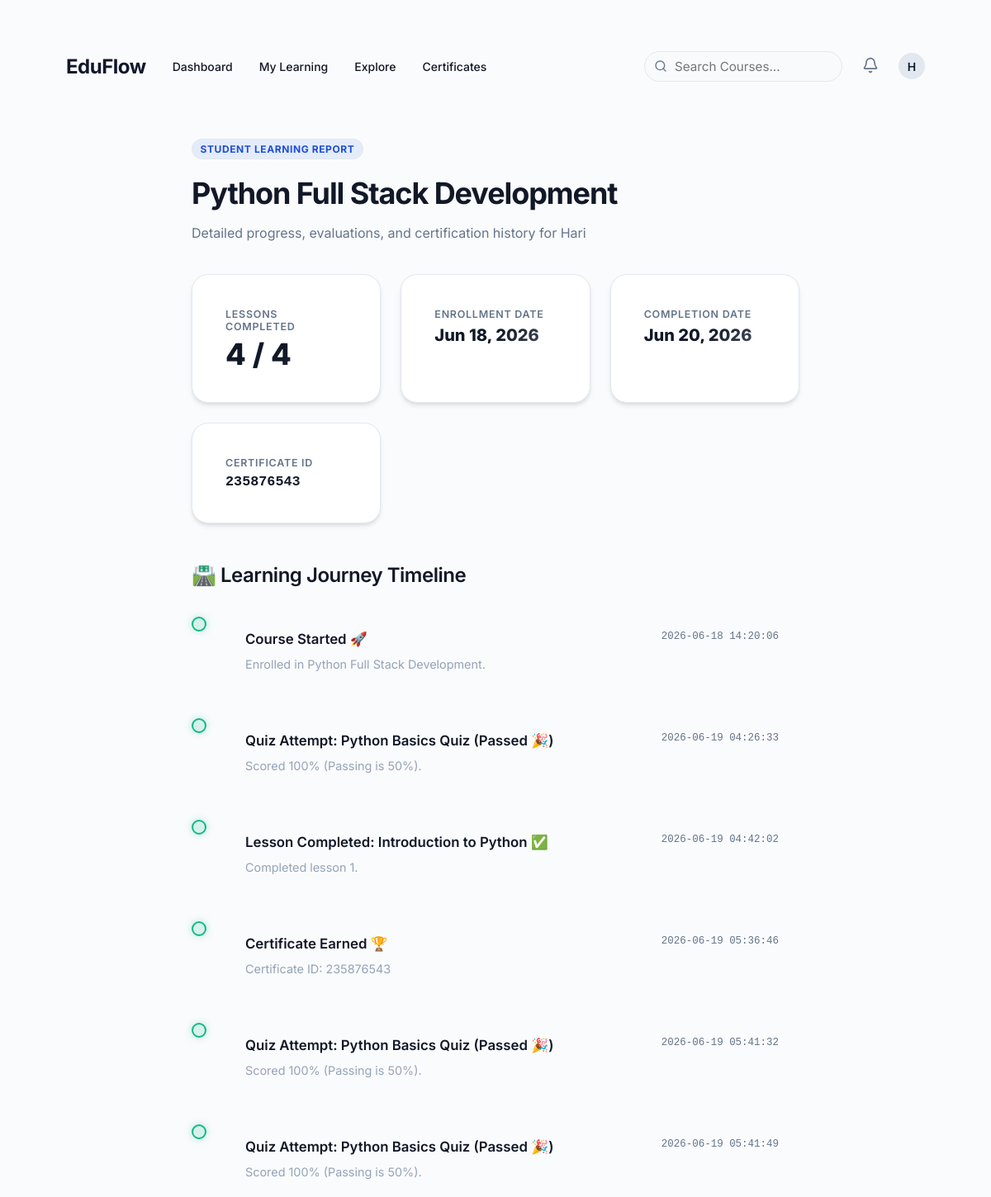
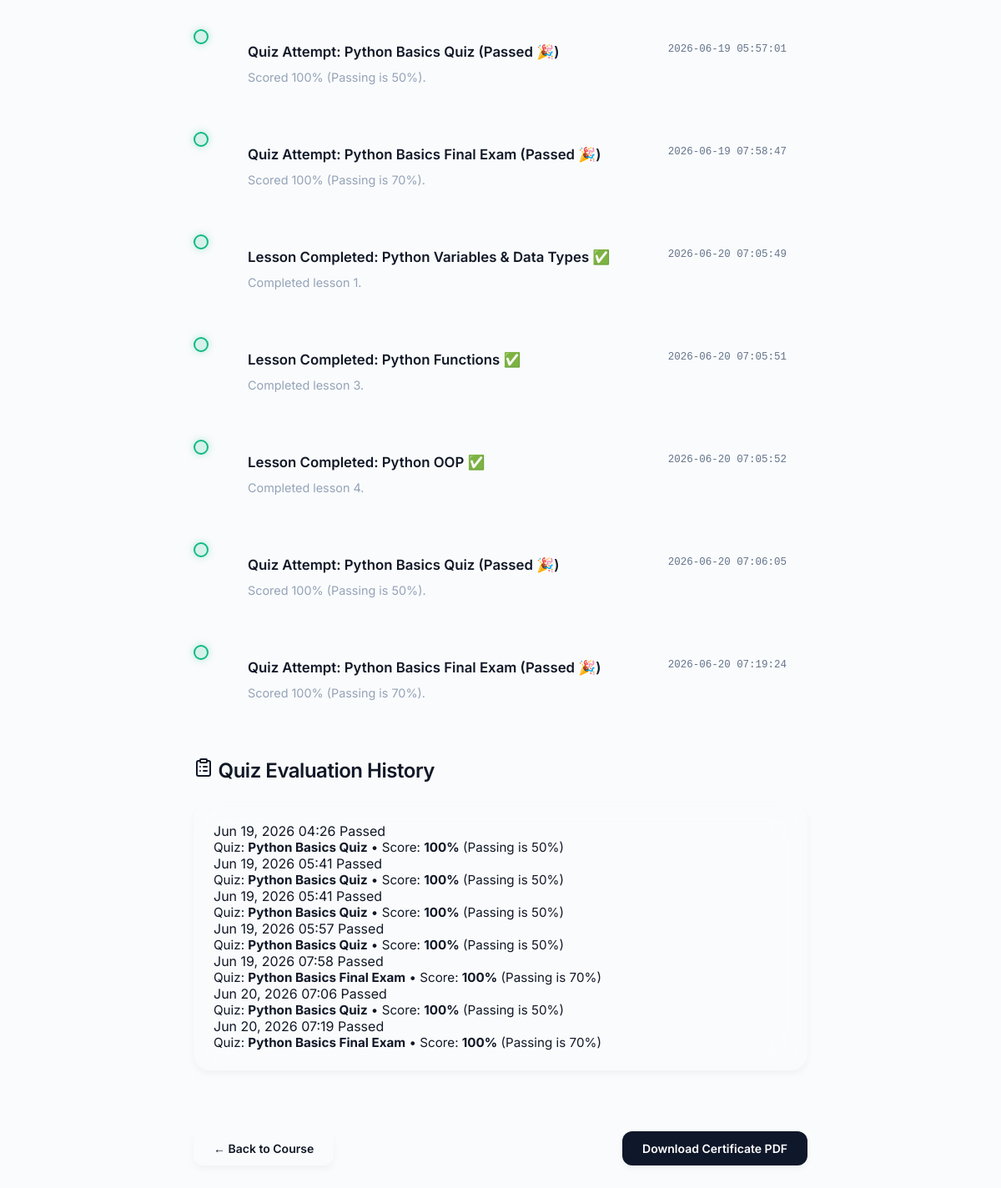
The page /certificates/report/1/ (signed in) on the database its author committed (2 pictures, top to bottom).
### accounts/models.py (models this page shows, shortened)
class User(AbstractUser):
    email = models.EmailField(unique=True)
    is_student = models.BooleanField(default=True)
    is_instructor = models.BooleanField(default=False)

### courses/models.py (models this page shows, shortened)
class Course(models.Model):
    category = models.ForeignKey(
        Category,
        on_delete=models.SET_NULL,
        null=True,
        blank=True,
        related_name="courses"
    )
    tags = models.ManyToManyField(
        Tag,
        blank=True,
        related_name="courses"
    )
    skills = models.ManyToManyField(
        'paths.Skill',
        blank=True,
        related_name='courses'
    )
    cover_image = models.ImageField(upload_to="course_covers/", null=True, blank=True, validators=[validate_image_upload])
    level = models.CharField(max_length=20, choices=[('BEGINNER', 'Beginner'), ('INTERMEDIATE', 'Intermediate'), ('ADVANCED', 'Advanced')], default="BEGINNER")
    title = models.CharField(max_length=200)
    description = models.TextField()
    thumbnail = models.ImageField(
        upload_to="course_thumbnails/",
        blank=True,
        null=True,
        validators=[
            FileValidator(
                allowed_extensions=['.png', '.jpg', '.jpeg', '.webp'],
                allowed_mimetypes=['image/png', 'image/jpeg', 'image/webp'],
                max_size=2 * 1024 * 1024
            )
        ]
    )
    created_at = models.DateTimeField(
        auto_now_add=True
    )
    updated_at = models.DateTimeField(
        auto_now=True
    )
    is_featured = models.BooleanField(
        default=False
    )

### enrollments/models.py (models this page shows, shortened)
class Enrollment(models.Model):
    student = models.ForeignKey(
        settings.AUTH_USER_MODEL,
        on_delete=models.CASCADE
    )
    course = models.ForeignKey(
        Course,
        on_delete=models.CASCADE
    )
    enrolled_at = models.DateTimeField(
        auto_now_add=True,
        db_index=True
    )
    is_active = models.BooleanField(
        default=True
    )
    class Meta:
        unique_together = ("student", "course")
        indexes = [
            models.Index(fields=["student", "course"]),
        ]

### progress/models.py (models this page shows, shortened)
class CourseCompletion(models.Model):
    student = models.ForeignKey(
        User,
        on_delete=models.CASCADE,
        related_name="course_completions"
    )
    course = models.ForeignKey(
        "courses.Course",
        on_delete=models.CASCADE,
        related_name="completions"
    )
    completed_at = models.DateTimeField(auto_now_add=True)
    class Meta:
        unique_together = ("student", "course")

class LessonProgress(models.Model):
    student = models.ForeignKey(
        User,
        on_delete=models.CASCADE
    )
    material = models.ForeignKey(
        Material,
        on_delete=models.CASCADE
    )
    completed = models.BooleanField(
        default=False
    )
    completed_at = models.DateTimeField(
        null=True,
        blank=True
    )
    class Meta:
        unique_together = (
            "student",
            "material"
        )

### certificates/models.py (models this page shows, shortened)
class Certificate(models.Model):
    student = models.ForeignKey(
        settings.AUTH_USER_MODEL,
        on_delete=models.CASCADE,
        related_name="certificates"
    )
    course = models.ForeignKey(
        Course,
        on_delete=models.CASCADE
    )
    certificate_id = models.CharField(
        max_length=50,
        unique=True
    )
    issued_at = models.DateTimeField(
        auto_now_add=True,
        db_index=True
    )
    class Meta:
        unique_together = (
            "student",
            "course"
        )

### quizzes/models.py (models this page shows, shortened)
class QuizAttempt(models.Model):
    student = models.ForeignKey(
        settings.AUTH_USER_MODEL,
        on_delete=models.CASCADE
    )
    quiz = models.ForeignKey(
        Quiz,
        on_delete=models.CASCADE
    )
    score = models.PositiveIntegerField(
        default=0
    )
    passed = models.BooleanField(
        default=False
    )
    attempted_at = models.DateTimeField(
        auto_now_add=True
    )
    class Meta:
        indexes = [
            models.Index(fields=["student", "passed"]),
            models.Index(fields=["quiz", "-attempted_at"]),
        ]

class Quiz(models.Model):
    course = models.ForeignKey(
        Course,
        on_delete=models.CASCADE,
        related_name="quizzes"
    )
    title = models.CharField(max_length=200)
    description = models.TextField(
        blank=True,
        null=True
    )
    passing_score = models.PositiveIntegerField(
        default=50
    )
    created_at = models.DateTimeField(
        auto_now_add=True
    )

### certificates/views.py (the view, shortened to what this page needs)
@login_required
def student_learning_report(request, course_id):
    from django.utils import timezone
    from django.shortcuts import redirect
    from courses.models import Course
    from enrollments.models import Enrollment
    from quizzes.models import QuizAttempt
    from progress.models import LessonProgress, CourseCompletion
    from monitoring.utils import log_audit, get_client_ip
    from utils.security import user_is_enrolled
    from materials.models import Material
    course = get_object_or_404(Course, id=course_id)
    enrollment = Enrollment.objects.filter(student=request.user, course=course).first()
    enrolled_at = enrollment.enrolled_at if enrollment else None
    lesson_progresses = LessonProgress.objects.filter(
        student=request.user,
        material__course=course,
        completed=True
    ).select_related("material").order_by("completed_at")
    quiz_attempts = QuizAttempt.objects.filter(
        student=request.user,
        quiz__course=course
    ).select_related("quiz").order_by("attempted_at")
    certificate = Certificate.objects.filter(student=request.user, course=course).first()
    completion = CourseCompletion.objects.filter(student=request.user, course=course).first()
    completed_at = completion.completed_at if completion else (certificate.issued_at if certificate else None)
    log_audit(
        user=request.user,
        action="REPORT_VIEWED",
        object_type="Report",
        object_id=course.id,
        details=f"Viewed learning report for course {course.title}",
        ip_address=get_client_ip(request)
    )
    timeline = []
    if enrolled_at:
        timeline.append({
            "title": "Course Started 🚀",
            "date": enrolled_at,
            "description": f"Enrolled in {course.title}.",
            "completed": True
        })
    for lp in lesson_progresses:
        timeline.append({
            "title": f"Lesson Completed: {lp.material.title} ✅",
            "date": lp.completed_at,
            "description": f"Completed lesson {lp.material.order}.",
            "completed": True
        })
    for qa in quiz_attempts:
        status = "Passed 🎉" if qa.passed else "Failed ✗"
        timeline.append({
            "title": f"Quiz Attempt: {qa.quiz.title} ({status})",
            "date": qa.attempted_at,
            "description": f"Scored {qa.score}% (Passing is {qa.quiz.passing_score}%).",
            "completed": qa.passed
        })
    if certificate:
        timeline.append({
            "title": "Certificate Earned 🏆",
            "date": certificate.issued_at,
            "description": f"Certificate ID: {certificate.certificate_id}",
            "completed": True
        })
    timeline.sort(key=lambda x: x["date"] if x["date"] else timezone.now())
    return render(
        request,
        "reports/student_learning_report.html",
        {
            "course": course,
            "certificate": certificate,
            "timeline": timeline,
            "completed_lessons": len(lesson_progresses),
            "total_lessons": Material.objects.filter(course=course).count(),
            "enrolled_at": enrolled_at,
            "completed_at": completed_at,
            "quiz_attempts": quiz_attempts,
        }
    )

### templates/reports/student_learning_report.html (shortened to what this page needs)
{% extends "base.html" %}
{% load static %}
{% block body_class %}page-standard{% endblock %}
{% block content %}
<div class="report-wrap">
    <div style="margin-bottom: 2.5rem;">
        <span class="badge badge-pill" style="margin-bottom: 1.25rem;">Student Learning Report</span>
        <h1 class="heading-gradient" style="font-size: 2.25rem; font-weight: 700; letter-spacing: -0.03em; line-height: 1.2; margin-bottom: 1rem;">
            {{ course.title }}
        </h1>
        <p class="text-muted">Detailed progress, evaluations, and certification history for {{ request.user.username|capfirst }}</p>
    </div>
    <div class="stats-grid" style="margin-bottom: 3rem;" role="region" aria-label="Learning metrics summary">
        <div class="stat-card">
            <p class="stat-label">Lessons Completed</p>
            <p class="stat-value">{{ completed_lessons }} / {{ total_lessons }}</p>
        </div>
        <div class="stat-card">
            <p class="stat-label">Enrollment Date</p>
            <p class="stat-value" style="font-size: 1.25rem;">{{ enrolled_at|date:"M d, Y"|default:"N/A" }}</p>
        </div>
        <div class="stat-card">
            <p class="stat-label">Completion Date</p>
            <p class="stat-value" style="font-size: 1.25rem;">{{ completed_at|date:"M d, Y"|default:"In Progress" }}</p>
        </div>
        <div class="stat-card">
            <p class="stat-label">Certificate ID</p>
            <p class="stat-value" style="font-size: 1.05rem; font-family: monospace; word-break: break-all;">
                {{ certificate.certificate_id|default:"Not Earned" }}
            </p>
        </div>
    </div>
    <section style="margin-bottom: 3rem;" aria-labelledby="timeline-heading">
        <h2 id="timeline-heading" class="section-title heading-gradient">🛣️ Learning Journey Timeline</h2>
        {% if timeline %}
        <div class="timeline-container">
            {% for event in timeline %}
            <div class="timeline-item {% if event.completed %}completed{% endif %}">
                <div class="timeline-dot" aria-hidden="true"></div>
                <div class="timeline-content">
                    <div style="display: flex; justify-content: space-between; align-items: flex-start; gap: 1rem; flex-wrap: wrap;">
                        <h3 class="timeline-title">{{ event.title }}</h3>
                        <span class="timeline-date">{{ event.date|date:"Y-m-d H:i:s" }}</span>
                    </div>
                    <p class="timeline-desc">{{ event.description }}</p>
                </div>
            </div>
            {% endfor %}
        </div>
        {% else %}
        <p class="text-muted">No timeline items recorded yet.</p>
        {% endif %}
    </section>
    <section style="margin-bottom: 3rem;" aria-labelledby="quizzes-heading">
        <h2 id="quizzes-heading" class="section-title heading-gradient"><i data-lucide="clipboard-list" class="icon-inline"></i> Quiz Evaluation History</h2>
        {% if quiz_attempts %}
            <div class="card">
                <div class="log-list">
                    {% for attempt in quiz_attempts %}
                    <div class="log-item" style="border-color: {% if attempt.passed %}rgba(16,185,129,0.15){% else %}rgba(239,68,68,0.15){% endif %};">
                        <div class="log-header">
                            <span class="log-time">{{ attempt.attempted_at|date:"M d, Y H:i" }}</span>
                            <span class="log-tag {% if attempt.passed %}tag-enrollment{% else %}tag-error{% endif %}">
                                {% if attempt.passed %}Passed{% else %}Failed{% endif %}
                            </span>
                        </div>
                        <p class="log-msg" style="font-size: 0.95rem;">
                            Quiz: <strong>{{ attempt.quiz.title }}</strong> &bull; Score: <strong>{{ attempt.score }}%</strong> (Passing is {{ attempt.quiz.passing_score }}%)
                        </p>
                    </div>
                    {% endfor %}
                </div>
            </div>
        {% else %}
            <p class="text-muted">No quiz attempts recorded yet.</p>
        {% endif %}
    </section>
    <div style="display: flex; gap: 0.75rem; justify-content: space-between; align-items: center; padding-top: 1.5rem; border-top: 1px solid rgba(255,255,255,0.06);">
        <a href="{% url 'course_detail' course.id %}" class="btn btn-secondary" id="btn-report-back">
            &larr; Back to Course
        </a>
        {% if certificate %}
        <a href="{% url 'download_certificate' certificate.certificate_id %}" class="btn btn-primary" id="btn-report-download">
            Download Certificate PDF
        </a>
        {% endif %}
    </div>
</div>
{% endblock %}

### templates/_navbar.html (shortened to what this page needs)
<nav class="global-nav" aria-label="Main navigation">
    <div class="container">
        <div class="global-nav__left">
            <a href="{% url 'dashboard' %}" class="global-nav__logo">EduFlow</a>
            <div class="global-nav__links">
                {% if request.user.is_authenticated %}
                    {% if is_admin %}
                    <a href="{% url 'instructor_dashboard' %}">Instructor Portal</a>
                    <a href="{% url 'monitoring_dashboard' %}">Monitoring</a>
                    <a href="{% url 'reports_dashboard' %}">Reports</a>
                    {% else %}
                    <a href="{% url 'dashboard' %}">Dashboard</a>
                    <a href="{% url 'my_courses' %}">My Learning</a>
                    <a href="{% url 'course_list' %}">Explore</a>
                    <a href="{% url 'certificate_list' %}">Certificates</a>
                    {% endif %}
                {% else %}
                    <a href="{% url 'course_list' %}">Explore</a>
                {% endif %}
            </div>
        </div>
        <div class="global-nav__right">
            {% if request.user.is_authenticated %}
                <div class="global-nav__links" style="gap: 24px;">
                    <form action="{% url 'search_courses' %}" method="get" style="position: relative; flex: 0 0 240px; max-width: 240px;">
                        <i data-lucide="search" style="position: absolute; left: 12px; top: 50%; transform: translateY(-50%); width: 16px; height: 16px; color: var(--text-muted);"></i>
                        <input type="text" name="q" placeholder="Search Courses..." class="input" style="padding-left: 36px; padding-top: 0.5rem; padding-bottom: 0.5rem; border-radius: var(--radius-full); width: 100%; background: #F8FAFC;">
                    </form>
                    <div class="nav-notifications" style="position: relative; display: flex; align-items: center;">
                        <button id="notificationBell" style="background: none; border: none; cursor: pointer; position: relative; padding: 0;">
                            <i data-lucide="bell" style="width: 20px; color: var(--text-muted);"></i>
                        </button>
                    </div>
                    <a href="{% url 'profile' %}" aria-label="Profile" style="display: flex; align-items: center;">
                        <div class="avatar avatar-sm" aria-hidden="true">{{ request.user.username|make_list|first|upper }}</div>
                    </a>
                </div>
            {% else %}
                <div class="global-nav__links">
                    <a href="{% url 'login' %}" class="btn btn-secondary btn--sm">Log In</a>
                    <a href="{% url 'register' %}" class="btn btn-primary btn--sm">Sign Up</a>
                </div>
            {% endif %}
        </div>
    </div>
</nav>

### rows shown on the page
User: user.username|make_list "H", user.username "Hari"
Course: title "Python Full Stack Development"
Enrollment: enrolled_at "Jun 18, 2026", date "2026-06-18 14:20:06"
CourseCompletion: completed_at "Jun 20, 2026"
Certificate: certificate_id "235876543", date "2026-06-19 05:36:46"
QuizAttempt: date "2026-06-19 04:26:33", attempted_at "Jun 19, 2026 04:26", passed "Passed", quiz "Python Basics Quiz", score "100", quiz.passing_score "50"
LessonProgress: date "2026-06-19 04:42:02"
QuizAttempt: date "2026-06-19 05:41:32", attempted_at "Jun 19, 2026 05:41", passed "Passed", quiz "Python Basics Quiz", score "100", quiz.passing_score "50"
QuizAttempt: date "2026-06-19 05:41:49", attempted_at "Jun 19, 2026 05:41", passed "Passed", quiz "Python Basics Quiz", score "100", quiz.passing_score "50"
QuizAttempt: date "2026-06-19 05:57:01", attempted_at "Jun 19, 2026 05:57", passed "Passed", quiz "Python Basics Quiz", score "100", quiz.passing_score "50"
QuizAttempt: date "2026-06-19 07:58:47", attempted_at "Jun 19, 2026 07:58", passed "Passed", quiz "Python Basics Final Exam", score "100", quiz.passing_score "70"
LessonProgress: date "2026-06-20 07:05:49"
LessonProgress: date "2026-06-20 07:05:51"
LessonProgress: date "2026-06-20 07:05:52"
QuizAttempt: date "2026-06-20 07:06:05", attempted_at "Jun 20, 2026 07:06", passed "Passed", quiz "Python Basics Quiz", score "100", quiz.passing_score "50"
QuizAttempt: date "2026-06-20 07:19:24", attempted_at "Jun 20, 2026 07:19", passed "Passed", quiz "Python Basics Final Exam", score "100", quiz.passing_score "70"

### other values the page prints
{{ completed_lessons }} "4"
{{ total_lessons }} "4"
{{ event.title }} "Course Started 🚀" "Quiz Attempt: Python Basics Quiz (Passed 🎉)" "Lesson Completed: Introduction to Python ✅" "Certificate Earned 🏆" "Quiz Attempt: Python Basics Quiz (Passed 🎉)" "Quiz Attempt: Python Basics Quiz (Passed 🎉)" "Quiz Attempt: Python Basics Quiz (Passed 🎉)" "Quiz Attempt: Python Basics Final Exam (Passed 🎉)" "Lesson Completed: Python Variables & Data Types ✅" "Lesson Completed: Python Functions ✅" "Lesson Completed: Python OOP ✅" "Quiz Attempt: Python Basics Quiz (Passed 🎉)" "Quiz Attempt: Python Basics Final Exam (Passed 🎉)"
{{ event.description }} "Enrolled in Python Full Stack Development." "Scored 100% (Passing is 50%)." "Completed lesson 1." "Certificate ID: 235876543" "Scored 100% (Passing is 50%)." "Scored 100% (Passing is 50%)." "Scored 100% (Passing is 50%)." "Scored 100% (Passing is 70%)." "Completed lesson 1." "Completed lesson 3." "Completed lesson 4." "Scored 100% (Passing is 50%)." "Scored 100% (Passing is 70%)."
